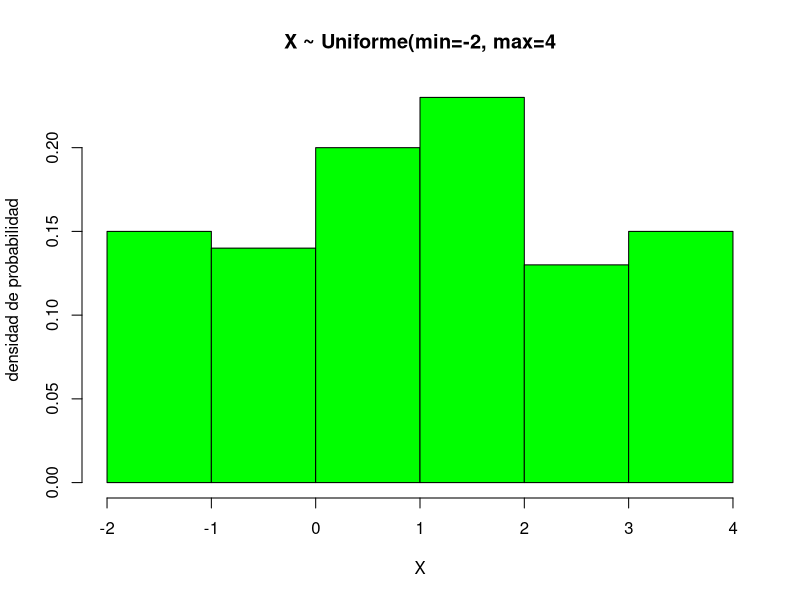
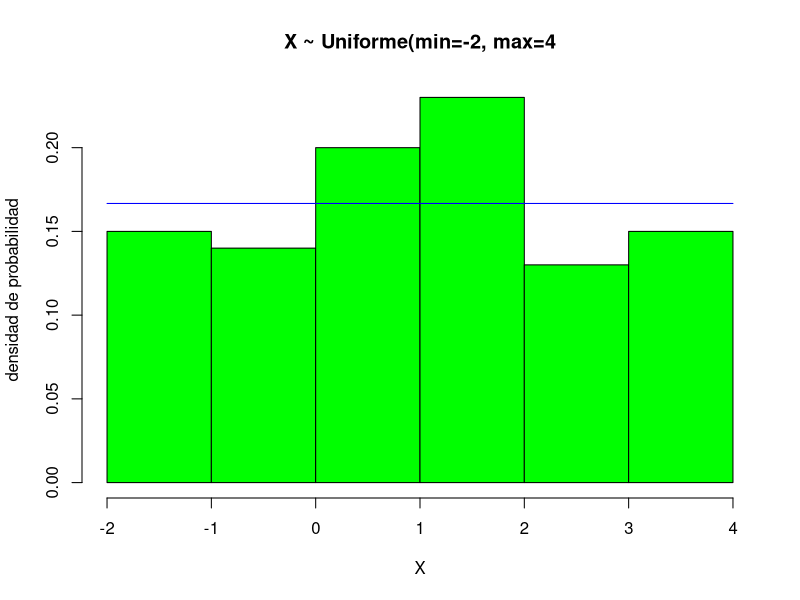
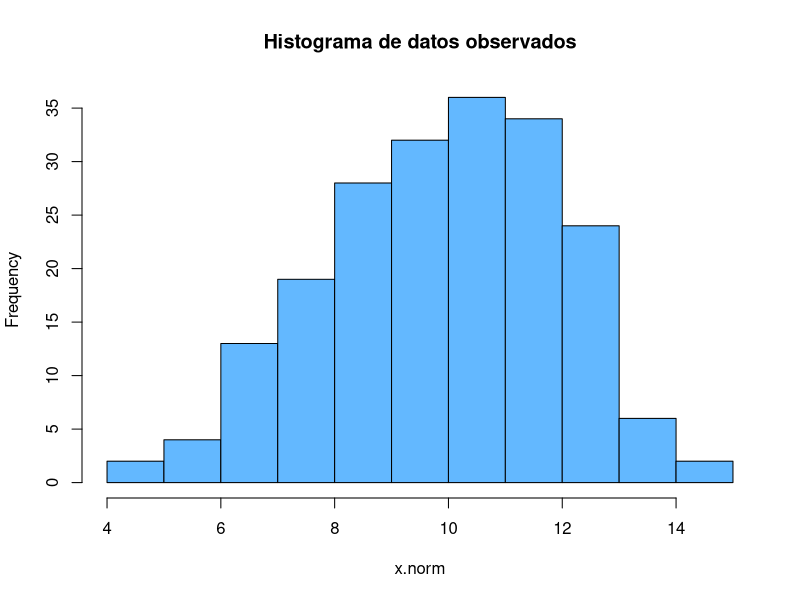
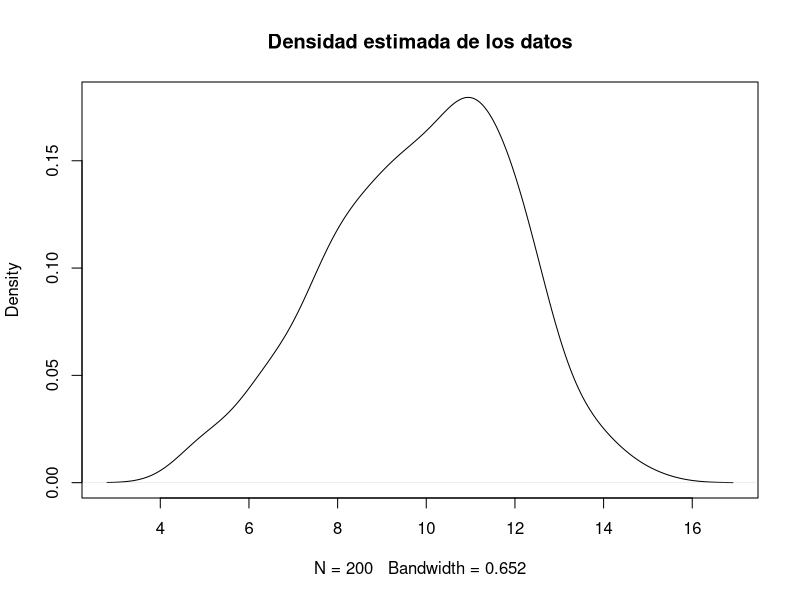
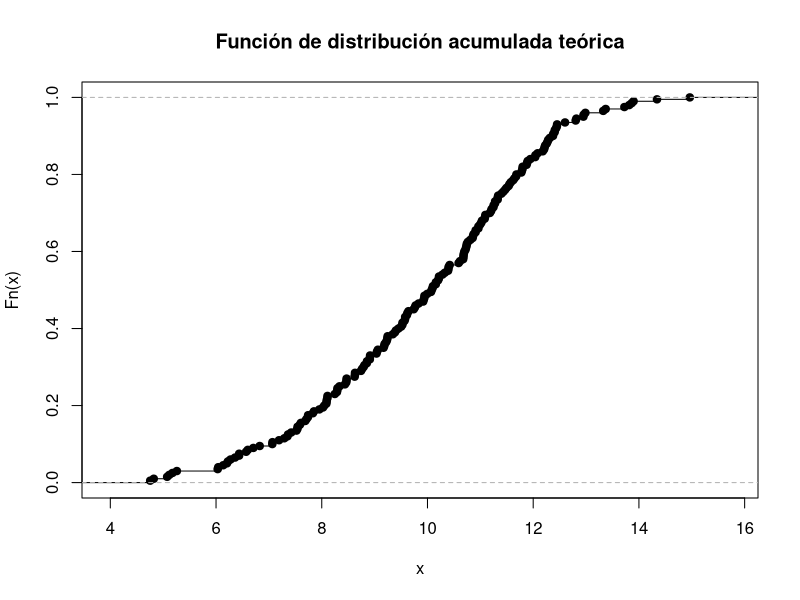
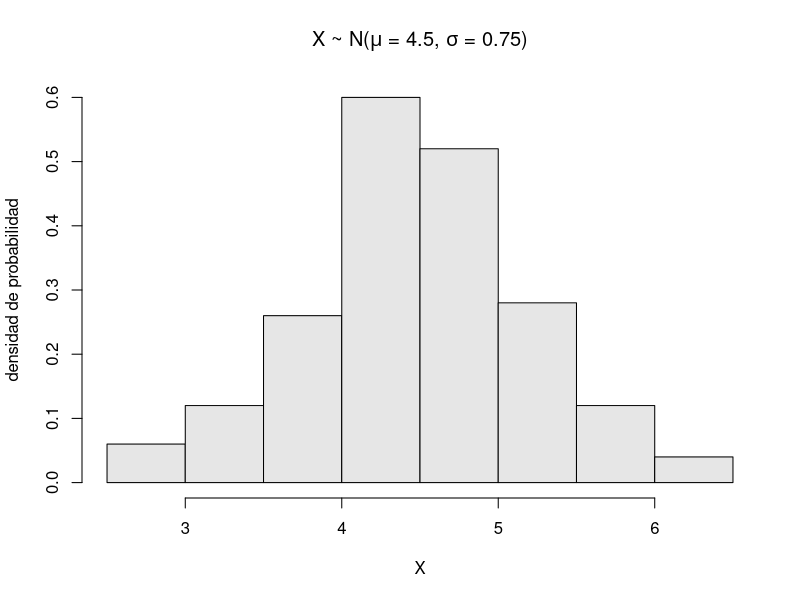
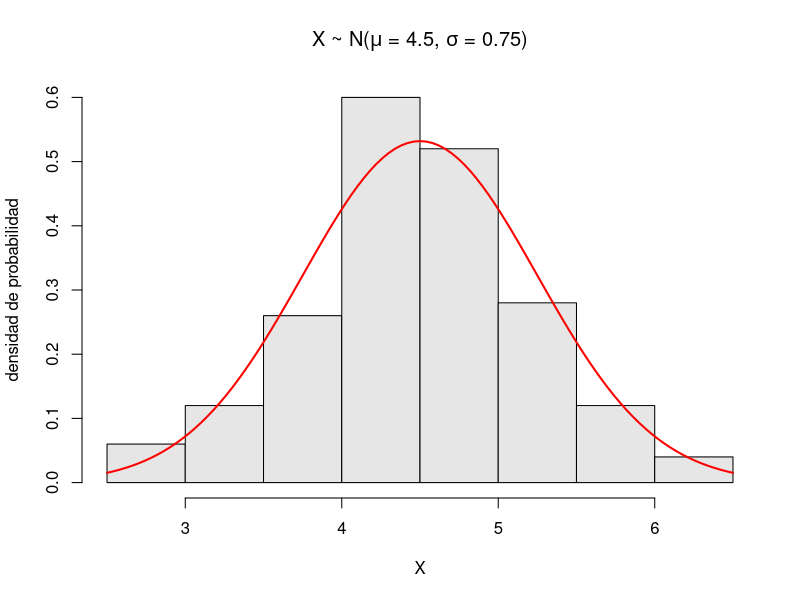
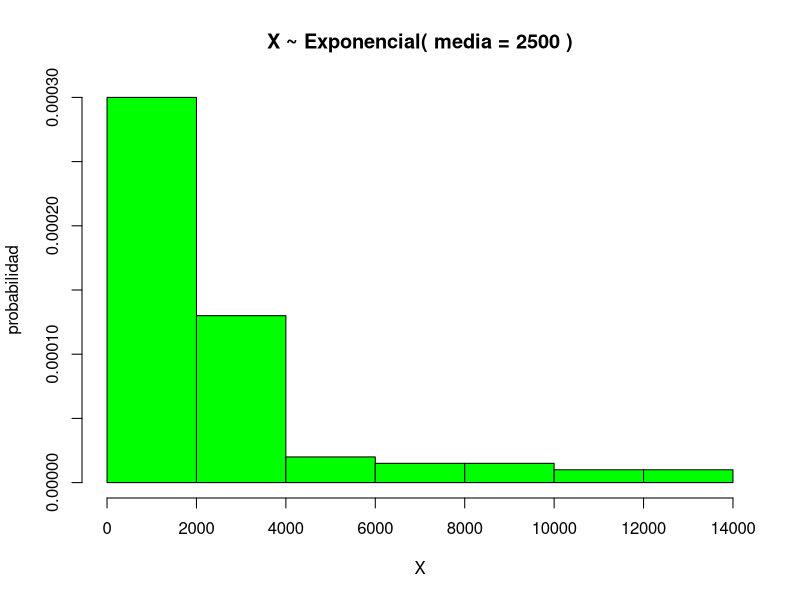

Generate these figures, in order, with R:
## ---- chunk 1
x <- 55 
x

a = 0 
a

b <- 90
b
## ---- chunk 2
punif(x, min=a, max=b, lower.tail=TRUE)
## ---- chunk 3
F55 = punif(55, min=a, max=b, lower.tail=TRUE)

F15 = punif(15, min=a, max=b, lower.tail=TRUE)

F55-F15 
## ---- chunk 4
F55=punif(55, min=a, max=b, lower.tail=TRUE)

F55 
## ---- chunk 5
(1-F55)*( F55-F15) 

## ---- chunk 6
p <- c(0.80) 

media=5 

d.t=1

qnorm(p, media, d.t, lower.tail=TRUE) 
## ---- chunk 7
p <- c(0.80) 

g.l <- 10

qt(p, g.l, lower.tail=TRUE) 

## ---- chunk 8
n <- 16 

x <- 4.5 

mu=5 

sigma=1 

d.t=sigma/sqrt(n)

pnorm(x, mean=mu, sd=d.t, lower.tail=FALSE) 
## ---- chunk 9
x <- 5

teta=7

pexp(x, rate=1/teta, lower.tail=FALSE) 
## ---- chunk 10
x <- 3 

teta=7

pexp(x, rate=1/teta, lower.tail=TRUE) 

## ---- chunk 11
pexp(4, rate=1/teta, lower.tail=FALSE) 
## ---- chunk 12
p <- 0.9

teta <- 7

qexp(p, rate=1/teta, lower.tail=TRUE)
## ---- chunk 13
qexp(0.5, rate=1/teta, lower.tail=TRUE)
## ---- chunk 14
qexp(0.68, rate=1/teta, lower.tail=TRUE) 
## ---- chunk 15
qexp(0.32, rate=1/teta, lower.tail=FALSE) 
## ---- chunk 16
min <- -2

min

max <- 4 

max
## ---- chunk 17
x = runif(100, min, max)

x
## ---- chunk 18
hist(x, main="X ~ Uniforme(min=-2, max=4", xlab="X", ylab="densidad de probabilidad",
probability=TRUE, col="green") 
## ---- chunk 19
hist(x, main="X ~ Uniforme(min=-2, max=4", xlab="X", ylab="densidad de probabilidad",
probability=TRUE, col="green") 

curve(dunif(x, min, max), col = "blue", add = TRUE)

## ---- chunk 20
x.norm <- rnorm(n = 200, mean = 10, sd = 2)

x.norm
## ---- chunk 21
hist(x.norm, breaks = "Sturges", freq = TRUE, probability = FALSE, include.lowest = TRUE,
right = TRUE, density = NULL, angle = 45, col = "steelblue1", border = NULL, main =
"Histograma de datos observados", axes = TRUE, plot = TRUE, labels = FALSE) 

## ---- chunk 22

plot(density(x.norm), main="Densidad estimada de los datos") 

## ---- chunk 23
plot(ecdf(x.norm),main="Función de distribución acumulada teórica") 
## ---- chunk 24
media <- 4.5 

desviacion <- 0.75 

## ---- chunk 25
x <- rnorm(100, media, desviacion)

x
## ---- chunk 26
hist(x,main=expression(paste("X ~ N(", mu, " = 4.5, ", sigma, " = 0.75)")), xlab="X",
ylab="densidad de probabilidad", probability=TRUE, col=gray(0.9)) 
## ---- chunk 27
hist(x,main=expression(paste("X ~ N(", mu, " = 4.5, ", sigma, " = 0.75)")), xlab="X",
ylab="densidad de probabilidad", probability=TRUE, col=gray(0.9)) 

curve(dnorm(x, media, desviacion), col="red", lwd=2, add=TRUE) 
## ---- chunk 28
media <- 2500

razon <- 1/media

n = 100
## ---- chunk 29
x = rexp(n, razon)

x
## ---- chunk 30
hist(x, main="X ~ Exponencial( media = 2500 )", xlab="X", ylab="densidad de
probabilidad", probability=TRUE, col="green") 
## ---- chunk 31
hist(x, main="X ~ Exponencial( media = 2500 )", xlab="X", ylab="densidad de
probabilidad", probability=TRUE, col="green") 

curve(dexp(x, razon), col="blue", lwd=2, add=TRUE) 
## ---- chunk 32
x <- 0.7

p <- pnorm(x, mean=1, sd=1, lower.tail = TRUE) 

p
## ---- chunk 33
z <- 0.7

p1 <- pnorm(z, mean=0, sd=1) 

p1

p2 <- pnorm(z, mean=0, sd=1, lower.tail=FALSE)

p2
## ---- chunk 34
p3 <- 1-pnorm(z, mean=0, sd=1)

p3
## ---- chunk 35
p <- 0.75

z <- qnorm(p, mean=0, sd=1, lower.tail = TRUE) 

z
## ---- chunk 36
x <- 18.55

x

gl <- 12

gl

p <- pchisq(x, gl, lower.tail = FALSE) 

p
